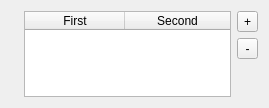
<?xml version="1.0" encoding="UTF-8"?>
<ui version="4.0">
 <class>Form</class>
 <widget class="QWidget" name="Form">
  <property name="geometry">
   <rect>
    <x>0</x>
    <y>0</y>
    <width>269</width>
    <height>108</height>
   </rect>
  </property>
  <property name="windowTitle">
   <string>Form</string>
  </property>
  <layout class="QGridLayout" name="gridLayout">
   <item row="0" column="0">
    <widget class="QLabel" name="label">
     <property name="text">
      <string/>
     </property>
     <property name="alignment">
      <set>Qt::AlignLeading|Qt::AlignLeft|Qt::AlignTop</set>
     </property>
    </widget>
   </item>
   <item row="0" column="1">
    <widget class="QTableWidget" name="table">
     <property name="selectionMode">
      <enum>QAbstractItemView::SingleSelection</enum>
     </property>
     <property name="selectionBehavior">
      <enum>QAbstractItemView::SelectRows</enum>
     </property>
     <attribute name="horizontalHeaderStretchLastSection">
      <bool>true</bool>
     </attribute>
     <column>
      <property name="text">
       <string>First</string>
      </property>
     </column>
     <column>
      <property name="text">
       <string>Second</string>
      </property>
     </column>
    </widget>
   </item>
   <item row="0" column="2">
    <layout class="QVBoxLayout" name="verticalLayout">
     <item>
      <widget class="QToolButton" name="btnAdd">
       <property name="text">
        <string>+</string>
       </property>
      </widget>
     </item>
     <item>
      <widget class="QToolButton" name="btnDel">
       <property name="sizePolicy">
        <sizepolicy hsizetype="Preferred" vsizetype="Fixed">
         <horstretch>0</horstretch>
         <verstretch>0</verstretch>
        </sizepolicy>
       </property>
       <property name="text">
        <string>-</string>
       </property>
      </widget>
     </item>
     <item>
      <spacer name="verticalSpacer">
       <property name="orientation">
        <enum>Qt::Vertical</enum>
       </property>
       <property name="sizeHint" stdset="0">
        <size>
         <width>20</width>
         <height>40</height>
        </size>
       </property>
      </spacer>
     </item>
    </layout>
   </item>
  </layout>
 </widget>
 <resources/>
 <connections/>
</ui>
